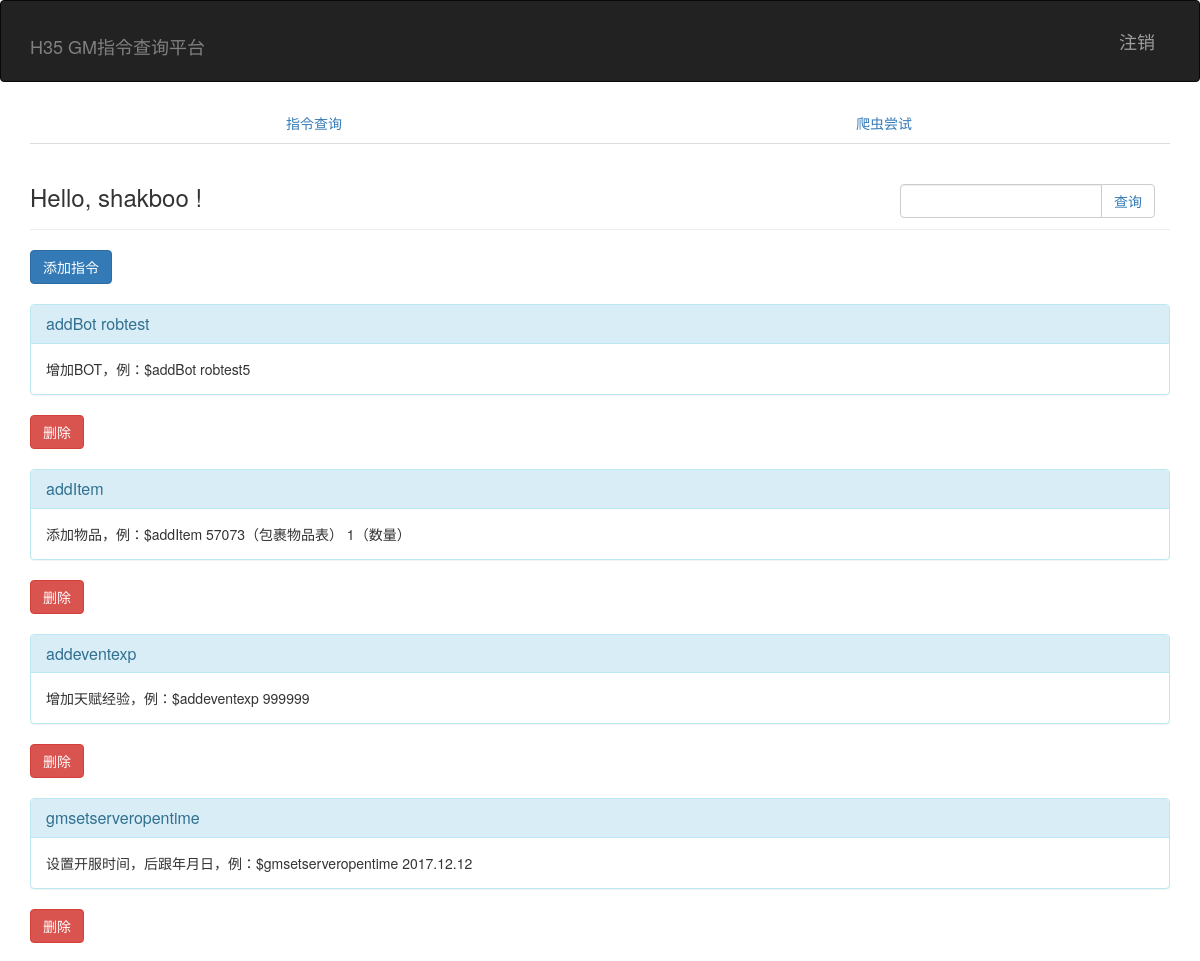
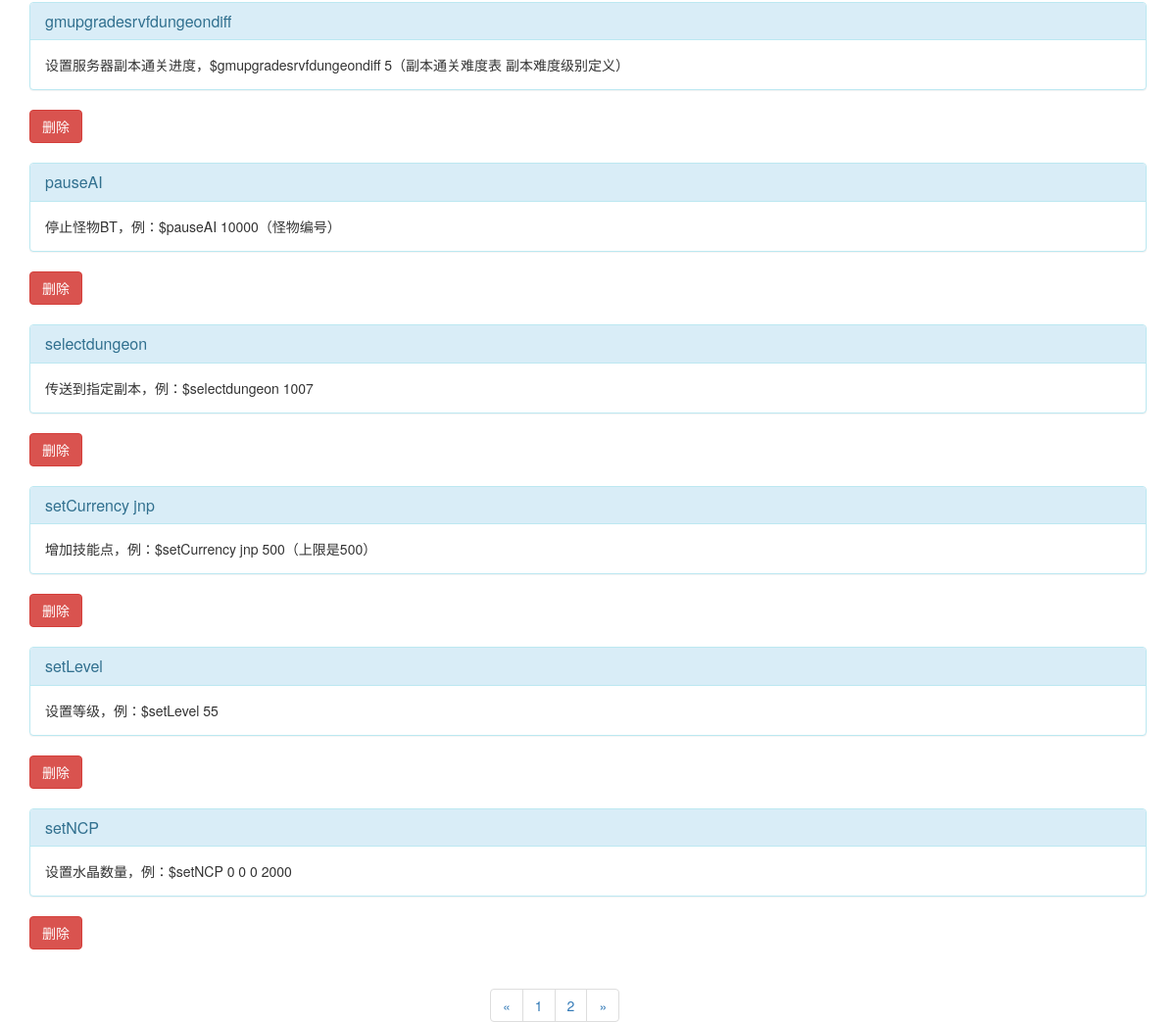
Before: / (signed in) with the older database file (2 pictures, top to bottom).
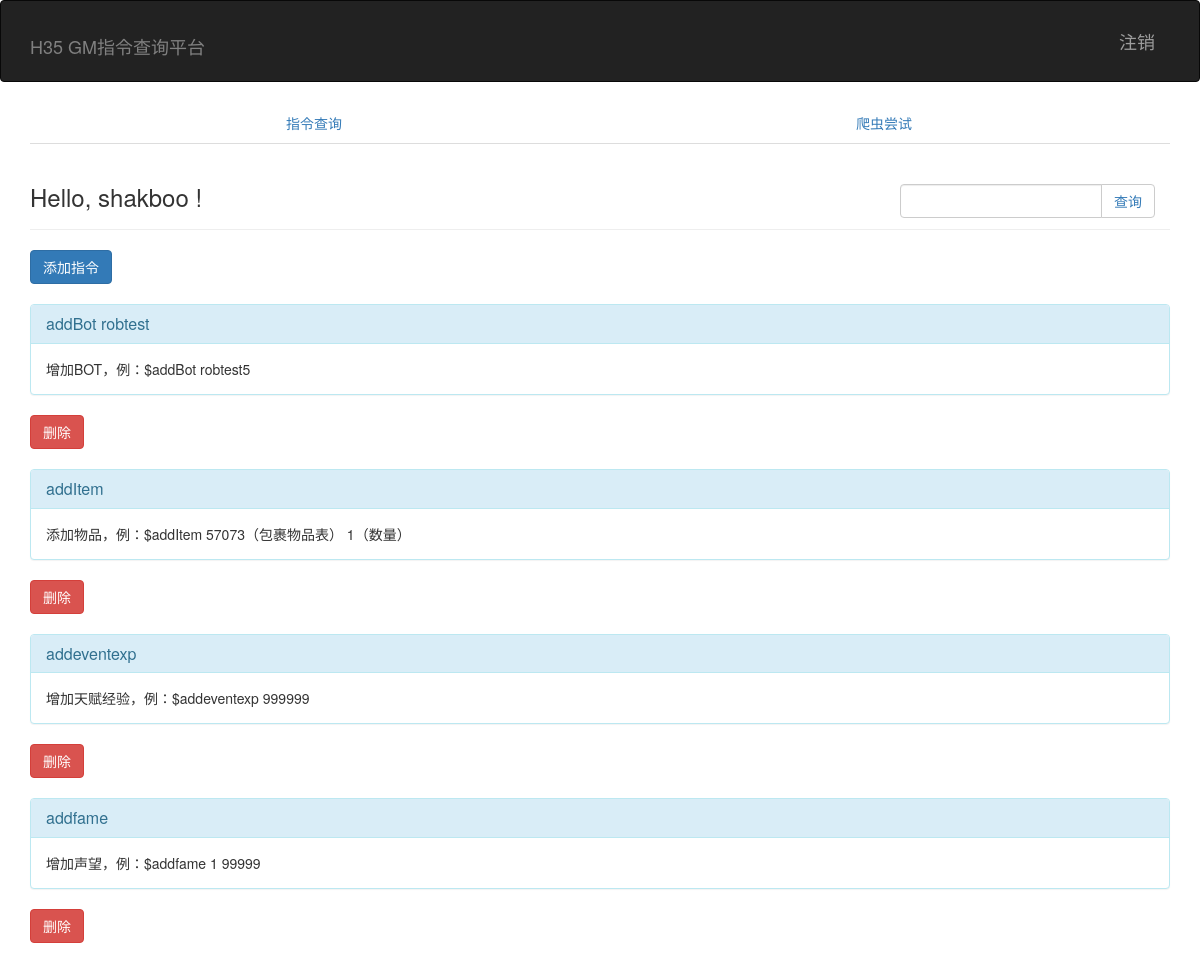
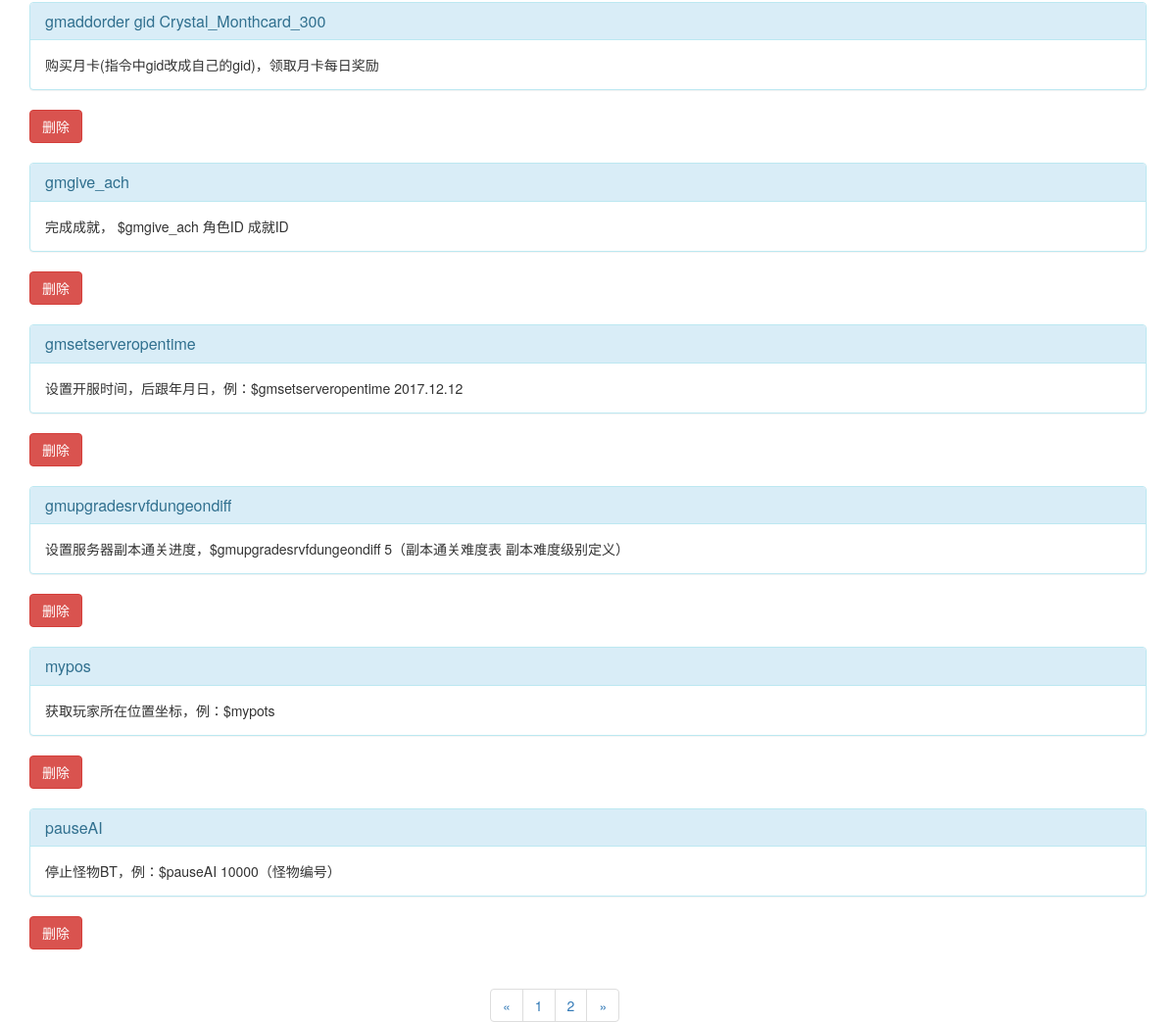
After: the same page with the newer database file (2 pictures, top to bottom).
### app/models.py (models this page shows)
class Post(db.Model):
    __tablename__ = 'posts'
    gm = db.Column(db.String(128), primary_key = True)
    info = db.Column(db.Text)
    timestamp = db.Column(db.DateTime, index=True, default = datetime.utcnow)
    author_id = db.Column(db.Integer, db.ForeignKey('users.id'))

### app/main/views.py (the view, shortened to what this page needs)
@main.route('/', methods = ['GET','POST'])
def index():
    try:
        if current_user.is_login():
            pass
    except:
            return redirect(url_for('auth.login'))
    form1 = PostForm()
    if request.method == 'POST':
        delete_gm = request.form['for_query']
        delete_gm_find = Post.query.filter_by(gm=delete_gm).first()
        db.session.delete(delete_gm_find)
        return redirect(url_for('.index'))
    page = request.args.get('page', 1, type=int)
    pagination = Post.query.order_by('gm').paginate(page,POSTS_PER_PAGE,False)
    posts = pagination.items
    return render_template('index.html', form=form1,posts = posts,pagination=pagination)

### app/main/forms.py
class PostForm(Form):
    gm = StringField('GM指令', validators=[Required(),Length(1,64)])
    info = TextAreaField('描述',validators = [Required()])
    submit1 = SubmitField('确认')

### app/models.py (called while the page is built)
@login_manager.user_loader
def load_user(user_id):
    return User.query.get(int(user_id))

    def is_shakboo(self):
        if self.username == "shakboo":
            return True
        return False

    def is_login(self):
        return True

### app/templates/index.html (shortened to what this page needs)
{% extends "base.html" %}
{% import "bootstrap/wtf.html" as wtf %}
{% block page_content %}
<div class="page-header">
    <div class="col-lg-3 pull-right col-sm-5 col-md-4 col-xs-6">
            <form class="input-group" method="post" action="{{ url_for('auth.query') }}">
                <input type="text" class="form-control" id="user-input" name="userInput">
                <span class="input-group-btn">
                    <button class="btn btn-default btn-query" type="submit"><a style="text-decoration:none"> 查询</a></button>
                </span>
            </form>
    </div>
    <h3>Hello,
        {% if current_user.is_authenticated %}
        {{ current_user.username }}
        {% else %}
        Stranger
        {% endif %}!
    </h3>
</div>
{% if current_user.is_shakboo() %}
<button class="btn btn-primary" data-toggle="modal" data-target="#addGM">添加指令</button>
<br>
{% endif %}
<br>
<div class="posts">
    {% for post in posts %}
    <form class="post" method="post" action="{{ url_for('main.index') }}">
        <div class="panel panel-info">
            <div class="panel-heading">
                <h3 class="panel-title gm-exist">{{ post.gm }}</h3>
            </div>
            <div class="panel-body info-exist">{{ post.info }}</div>
        </div>
        {% if current_user.is_shakboo() %}
            <button class="btn btn-danger btn-query" type="submit" name="delete"><a style="text-decoration:none"><font style="color:white"> 删除</font></a></button>
        {% endif %}
    </form>
        {% if current_user.is_shakboo() %}
            <br>
        {% endif %}
    {% endfor %}
</div>
<ul class="pagination center-block" style="width:200px">
    <li>
        <a href="{% if pagination.has_prev %}{{url_for('.index',page=pagination.page-1)}}{% else %}#{% endif %}" >«</a>
    </li>
        {% for p in pagination.iter_pages() %}
            <li>
            <a href="{{ url_for('.index',page=p)}}">{{p}}</a>
            </li>
        {% endfor %}
    <li>
        <a href="{%if pagination.has_next %}{{url_for('.index',page=pagination.page+1)}}{% else %}#{% endif %}" >»</a>
    </li>
</ul>
{% endblock %}

Changed rows visible on the page:
no longer on this page (row unchanged): Post: gm "selectdungeon", info "传送到指定副本，例：$selectdungeon 1007"
no longer on this page (row unchanged): Post: gm "setCurrency jnp", info "增加技能点，例：$setCurrency jnp 500（上限是500）"
no longer on this page (row unchanged): Post: gm "setLevel", info "设置等级，例：$setLevel 55"
no longer on this page (row unchanged): Post: gm "setNCP", info "设置水晶数量，例：$setNCP 0 0 0 2000"
added Post: gm "addfame", info "增加声望，例：$addfame 1 99999"
added Post: gm "gmaddorder gid Crystal_Monthcard_300", info "购买月卡(指令中gid改成自己的gid)，领取月卡每日奖励"
added Post: gm "gmgive_ach", info "完成成就， $gmgive_ach 角色ID 成就ID"
added Post: gm "mypos", info "获取玩家所在位置坐标，例：$mypots"
